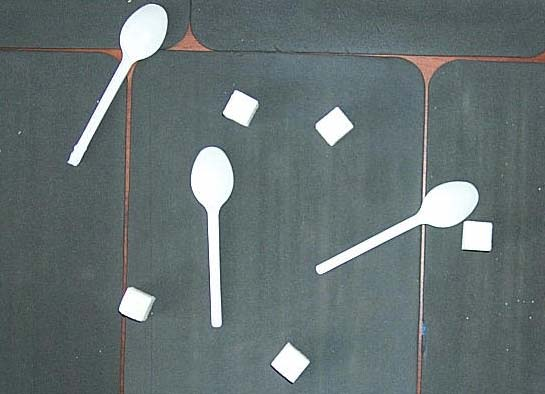
#> input picture Part2/Lab_2/images/P0001460.jpg, 545 x 394 px, given in place of im3.jpg, which was not available
$ python script.py
#> lines starting #> are read from the running program, lines starting #| are printed output that depends on the picture; pictures that were not available may be replaced by others from this repository, and a replacement may not be noted
from PIL import Image
from pylab import *
from source.ImageTransform import ImageTransform
from source.ImageFilter import ImageFilter
import matplotlib.pyplot as plt


def build_histogram(image, channel=0):
    pixels = image.load()
    brightness = [0] * 256

    for i in range(image.size[0]):
        for j in range(image.size[1]):
            brightness[pixels[i, j][channel]] += 1

    colors = {
        0: 'red',
        1: 'green',
        2: 'blue'
    }

    plt.plot(range(256), brightness, color=colors[channel])
    plt.show()


menu_items = {
    1: ImageTransform.convert_to_grayscale,
    2: ImageTransform.image_binarization,
    3: ImageTransform.convert_to_negative,
    4: ImageTransform.logarithmic_correction,
    5: ImageTransform.change_brightness,
    6: ImageTransform.change_contrast,
    7: ImageFilter.low_frequency_filter,
    8: ImageFilter.high_frequency_filter,
    9: ImageFilter.roberts_operator,
}


def image_processing(image, im_function):
    image.show()
    im = im_function(image=image)
    im.show()
    if input('Save image? (y/n)') == 'y':
        im.save("../resources/" + input("Enter name:") + ".jpg")


def menu(image):
    m = input("""
            1 - Convert to grayscale
            2 - Binarization
            3 - Convert to negative
            4 - Logarithmic correction
            5 - Change brightness
            6 - Change contrast
            7 - Low frequency filter
            8 - Height frequency filter
            9 - Robert`s operator""")

    image_processing(image, menu_items[int(m)])


def main():
    image = Image.open("../resources/im3.jpg")
#> image is the input picture: PIL image 545x394 RGB; mean R, G, B 101.6, 113.5, 114.5

    build_histogram(image, 0)
#> in build_histogram, `plt.show()`:
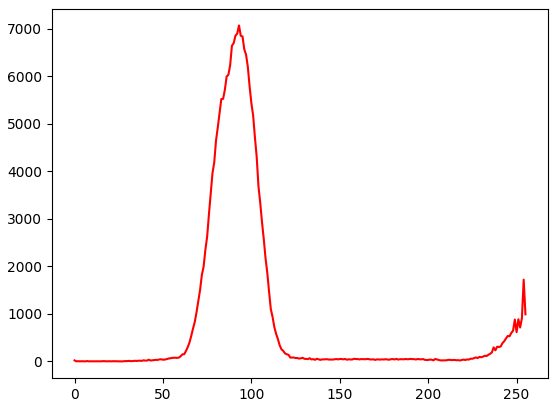
#> figure drawn by matplotlib, 1 panel; curve peaks at x = 93, y = 7066
    build_histogram(image, 1)
#> call 2 of build_histogram, with channel = 1
#> in build_histogram (call 2), `plt.show()`:
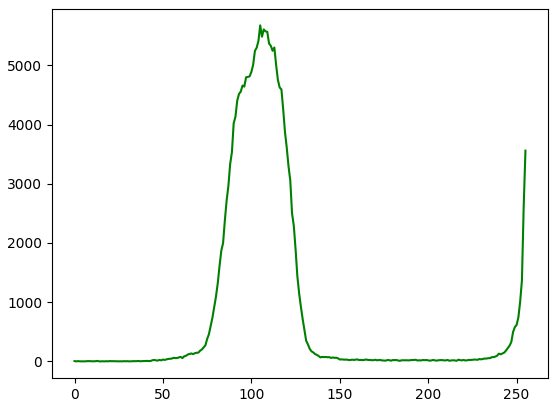
#> figure drawn by matplotlib, 1 panel; curve peaks at x = 105, y = 5674
    build_histogram(image, 2)
#> call 3 of build_histogram, with channel = 2
#> in build_histogram (call 3), `plt.show()`:
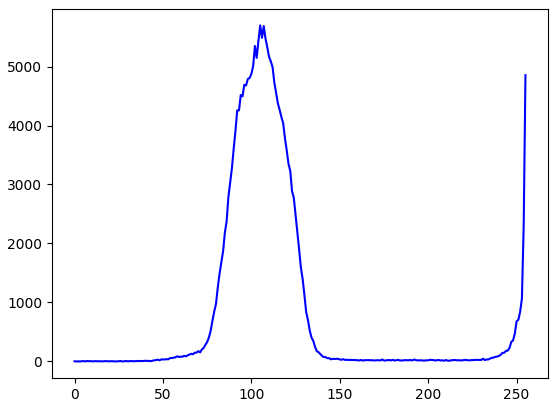
#> figure drawn by matplotlib, 1 panel; curve peaks at x = 105, y = 5698

    while True:
        menu(image)


if __name__ == "__main__":
#> (the run stopped early here; a loop or call above may not have finished)
